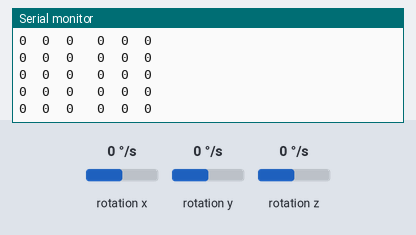
Simulated run of this sketch. Board: Arduino Nano, built with avr-gcc and run on an emulated ATmega328P. On the bench: the last lines printed to the serial monitor. Wiring (inferred from the names in the program): MPU-6050 motion sensor at I2C address 0x68. Inputs (shaded band) come from the test bench; at power-on: rotation x 0 °/s, rotation y 0 °/s, rotation z 0 °/s. No radio packets arrive unless stated.

Above: at 1.2 s.
1.3 s: rotation x set to -192 °/s
At 2.2 s:
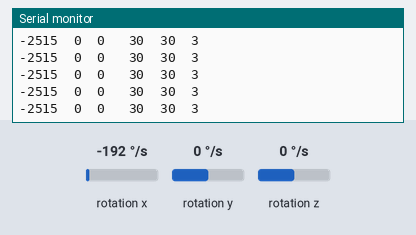
4.3 s: rotation y set to 100 °/s
At 4.8 s:
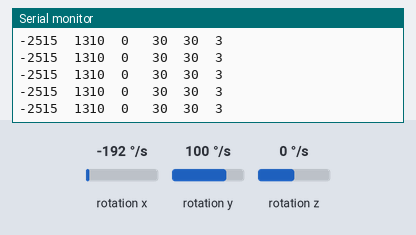
7.3 s: rotation z set to 100 °/s
At 7.39 s:
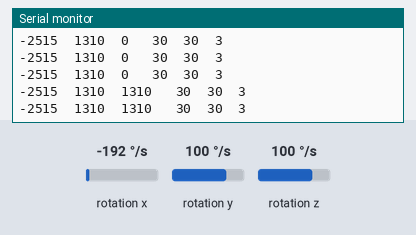
10.3 s: rotation x set to 0 °/s
At 10.31 s:
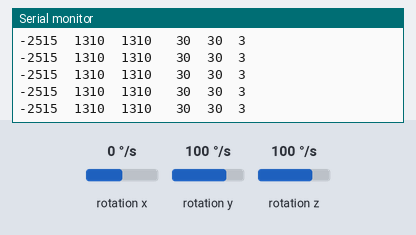
13.3 s: rotation x set to 7 °/s
At 13.8 s:
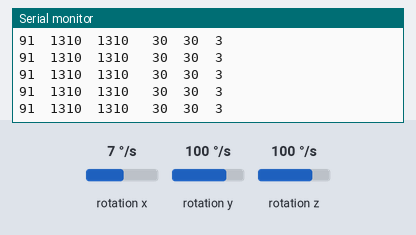
Timing chart, 0 to 16.3 s (numbered marks = the images above; inputs shaded):
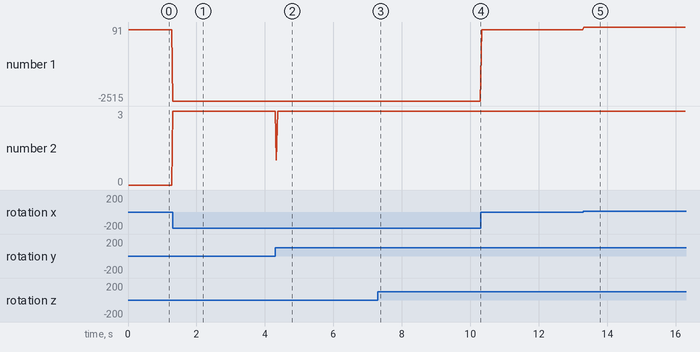

Measured:
- after the input at 1.3 s, the serial monitor: prints a new line at once (image 1)
- after the input at 4.3 s, the serial monitor: prints a new line at once (image 2)
- after the input at 7.3 s, the serial monitor: prints a new line at once (image 3)
- after the input at 13.3 s, the serial monitor: prints a new line at once (image 5)
- plotted number 1: 0 → -2515 after the input at 1.3 s, -2515 → 0 after the input at 10.3 s, 0 → 91 after the input at 13.3 s
- plotted number 2: 0 → 3 after the input at 1.3 s

The sketch:

MotionControll.ino
```cpp
#include "Wire.h" // This library allows you to communicate with I2C devices.
#include "nRF24L01.h"
#include "RF24.h"
#include "SPI.h"
const int MPU_ADDR = 0x68; // I2C address of the MPU-6050. If AD0 pin is set to HIGH, the I2C address will be 0x69.
int16_t gyro_x, gyro_y, gyro_z; // variables for gyro raw data
int16_t previous[2][3] ={{0,0,0}, {0, 0, 0}};
int16_t commands[] = {0, 0, 0};
uint8_t finalmode[3] = {0,0,0};
RF24 radio(9, 10); // NRF24L01 used SPI pins + Pin 9 and 10 on the NANO
const byte address[6] = "01101";
int Yindex = 1;
void setup() {
  Serial.begin(9600);
  radio.begin(); // Start the NRF24L01
  radio.setPALevel(RF24_PA_LOW);
  radio.setDataRate(RF24_250KBPS);
  radio.setChannel(69);
  radio.openWritingPipe(address); // Get NRF24L01 ready to transmit
  radio.stopListening();
  Wire.begin();
  Wire.beginTransmission(MPU_ADDR); // Begins a transmission to the I2C slave (GY-521 board)
  Wire.write(0x6B); // PWR_MGMT_1 register
  Wire.write(0); // set to zero (wakes up the MPU-6050)
  Wire.endTransmission(true);
}
void loop() {
  int16_t data[] = {0, 0, 0};
  Wire.beginTransmission(MPU_ADDR);
  Wire.write(0x43); // starting with register 0x3B (ACCEL_XOUT_H) [MPU-6000 and MPU-6050 Register Map and Descriptions Revision 4.2, p.40]
  Wire.endTransmission(false); // the parameter indicates that the Arduino will send a restart. As a result, the connection is kept active.
  Wire.requestFrom(MPU_ADDR, 3 * 2, true); // request a total of 7*2=14 registers

  gyro_x = Wire.read() << 8 | Wire.read(); // reading registers: 0x43 (GYRO_XOUT_H) and 0x44 (GYRO_XOUT_L)
  gyro_y = Wire.read() << 8 | Wire.read(); // reading registers: 0x45 (GYRO_YOUT_H) and 0x46 (GYRO_YOUT_L)
  gyro_z = Wire.read() << 8 | Wire.read(); // reading registers: 0x47 (GYRO_ZOUT_H) and 0x48 (GYRO_ZOUT_L)
  data[0] += gyro_x;
  data[1] += gyro_y;
  data[2] += gyro_z;
  delay(10);
  for (int i = 0; i < 3; i++)
  {
    data[i] *= .1;
    Serial.print(data[i]);
    Serial.print("\t");
  }
  Serial.print(' ');
  if (abs(data[0]) < 500)
    data[0] = 0;
  if (abs(data[1]) < 300)
    data[1] = 0;
  if (data[0] != 0);
  {
    if(data[0] > 0)
        previous[0][1] = 1;
    else if (data[0] < 0)
        previous[0][1] = -1;
    else if (data[0] == 0)
        previous[0][1] = 0;
  }
  if (data[1] != 0);
  {
    if(data[1] > 0)
        previous[0][2] = 1;
    else if (data[1] < 0)
        previous[0][2] = -1;
    else if (data[1] == 0)
        previous[0][2] = 0;
  }

  int speeds[3][3] = {{30,30,3},{0,0,0},{30,30,0}};
  if (previous[0][1] > previous[1][1])
   Yindex++;
  else if (previous[0][1] < previous[1][1])
    Yindex--;
  if (previous[0][2] > previous[1][2])
   speeds[Yindex][2] = 1;
  else if (previous[0][2] < previous[1][2])
   speeds[Yindex][2] = 2;
  Yindex = constrain(Yindex,0,2);
  if ((data[0] != 0) || (data[0] != 0))
  {
    for (int i = 0; i < 3; i++)
      finalmode[i] = speeds[Yindex][i];
  }
  Serial.print(finalmode[0]);
  Serial.print("\t");

  Serial.print(finalmode[1]);
  Serial.print("\t");


  Serial.print(finalmode[2]);
  Serial.println ("\t");

  for (int i = 0; i < 3; i++)
    previous[1][i] = previous[0][i];

  Serial.flush();
  radio.write(&finalmode, sizeof(finalmode));

}
```
